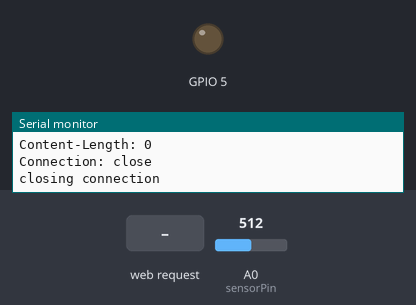
Bench run of a sketch on a simulated ESP8266 (NodeMCU). Parts: output pins drawn as LEDs (lit = HIGH), the last lines printed to the serial monitor. The test bench sets the inputs (shaded band); at power-on: A0 (sensorPin) = 512. WiFi joins after 1.5 s; servers stay silent unless stated; uploads are accepted with an empty reply.

Above: at 6.5 s.
6.6 s: HTTP request GET /ON received
At 8.6 s:
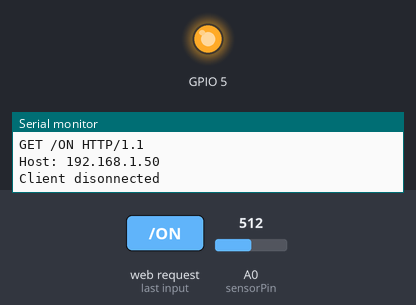
9.1 s: HTTP request GET /OFF received
At 10.5 s:
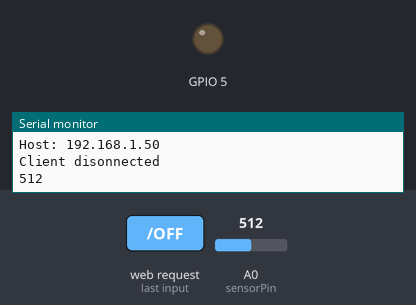
Timing chart, 0 to 12.1 s (numbered marks = the images above; inputs shaded):
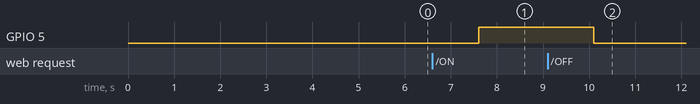

Measured:
- after the input at 6.6 s, GPIO 5: LOW → HIGH after 1.0 s
- after the input at 9.1 s, GPIO 5: HIGH → LOW after 1.0 s

The sketch:

sensor-nodeV6.ino
```cpp
#include <ESP8266WiFi.h>
#include "Timer.h"

///////////////Parameters/////////////////
// WIFI params
const char* ssid = "LPiOTIA";
const char* password = "";

// CSE params
const char* host = "192.168.143.139";
const int httpPort = 8282;

// AE params
const int aePort   = 80;
const char* origin   = " admin:admin";
///////////////////////////////////////////

Timer t;

WiFiServer server(aePort);
int sensorPin = A0; // select the input pin for LDR
int sensorValue = 0; // variable to store the value coming from the sensor

void setup() {

  Serial.begin(115200);
  delay(10);

  // Configure pin 5 for LED control
  pinMode(5, OUTPUT);
  digitalWrite(5, 0);

  Serial.println();
  Serial.println();

  // Connect to WIFI network
  Serial.print("Connecting to ");
  Serial.println(ssid);

  WiFi.persistent(false);

  WiFi.begin(ssid, password);

  while (WiFi.status() != WL_CONNECTED) {
    delay(500);
    Serial.print(".");
  }
  Serial.println();
  Serial.println("WiFi connected");
  Serial.println("IP address: ");
  Serial.println(WiFi.localIP());

  // Start HTTP server
  server.begin();
  Serial.println("Server started");

  // Create AE resource
    String resulat = send("/~/mn-cse/",2,"{\"m2m:ae\":{\"rn\":\"mydevice1\",\"api\":\"mydevice1.company.com\",\"rr\":\"true\"}}");
    //\"ri\":\"mydevice1\",
  if(resulat=="HTTP/1.1 201 Created" || "HTTP/1.1 409 Conflict"){
    // Create Container resource
    send("/~/mn-cse/mn-name",3,"{\"m2m:cnt\":{\"rn\":\"humidity\"}}");

    // Create ContentInstance resource
    //send("/server/mydevice1/luminosity",4,"{\"m2m:cin\":{\"con\":\"0\"}}");

    // Create Container resource
    send("/~/mn-cse/CAE235724661",3,"{\"m2m:cnt\":{\"rn\":\"temperature\"}}");

    // Create ContentInstance resource
    //send("/server/mydevice1/led",4,"{\"m2m:cin\":{\"con\":\"OFF\"}}");

    // Create Subscription resource
    //send("/server/mydevice1/led",23,"{\"m2m:sub\":{\"rn\":\"led_sub\",\"nu\":[\"Cae_device1\"],\"nct\":1}}");
  }

  t.every(1000*5, push);
}

// Method in charge of receiving event from the CSE
void loop(){
  t.update();
  // Check if a client is connected
  WiFiClient client = server.available();
  if (!client) {
    return;
  }

  // Wait until the client sends some data
  Serial.println("new client");
  while(!client.available()){
    delay(1);
  }

  // Read the request
  String req = client.readString();
  Serial.println(req);
  client.flush();

  // Switch the LED state according to the received value
  if (req.indexOf("ON") != -1){
    digitalWrite(5, 1);
  }else if (req.indexOf("OFF") != -1){
    digitalWrite(5, 0);
  }else{
    Serial.println("invalid request");
    client.stop();
    return;
  }

  client.flush();

  // Send HTTP response to the client
  String s = "HTTP/1.1 200 OK\r\n";
  client.print(s);
  delay(1);
  Serial.println("Client disonnected");

}


// Method in charge of sending request to the CSE
String send(String url,int ty, String rep) {

  // Connect to the CSE address
  Serial.print("connecting to ");
  Serial.println(host);

  WiFiClient client;

  if (!client.connect(host, httpPort)) {
    Serial.println("connection failed");
    return "error";
  }


  // prepare the HTTP request
  String req = String()+"POST " + url + " HTTP/1.1\r\n" +
               "Host: " + host + "\r\n" +
               "X-M2M-Origin:" + origin + "\r\n" +
               "Content-Type: application/json;ty="+ty+"\r\n" +
               "Content-Length: "+ rep.length()+"\r\n"
               "Connection: keep-alive\r\n\n" +
               rep;

  Serial.println(req+"\n");

  // Send the HTTP request
  client.print(req);

  unsigned long timeout = millis();
  while (client.available() == 0) {
    if (millis() - timeout > 5000) {
      Serial.println(">>> Client Timeout !");
      client.stop();
      return "error";
    }
  }

  // Read the HTTP response
  String res="";
  if(client.available()){
    res = client.readStringUntil('\r');
    Serial.print(res);
  }
  while(client.available()){
    String line = client.readStringUntil('\r');
    Serial.print(line);
  }

  Serial.println();
  Serial.println("closing connection");
  Serial.println();
  return res;
}

void push(){
  sensorValue = analogRead(sensorPin);
  Serial.println(sensorValue);
  //String data = String()+"{\"m2m:cin\":{\"con\":\""+sensorValue+"\"}}";
 // send("/~/mn-cse/mydevice8/humidity",4,data);

}
```
